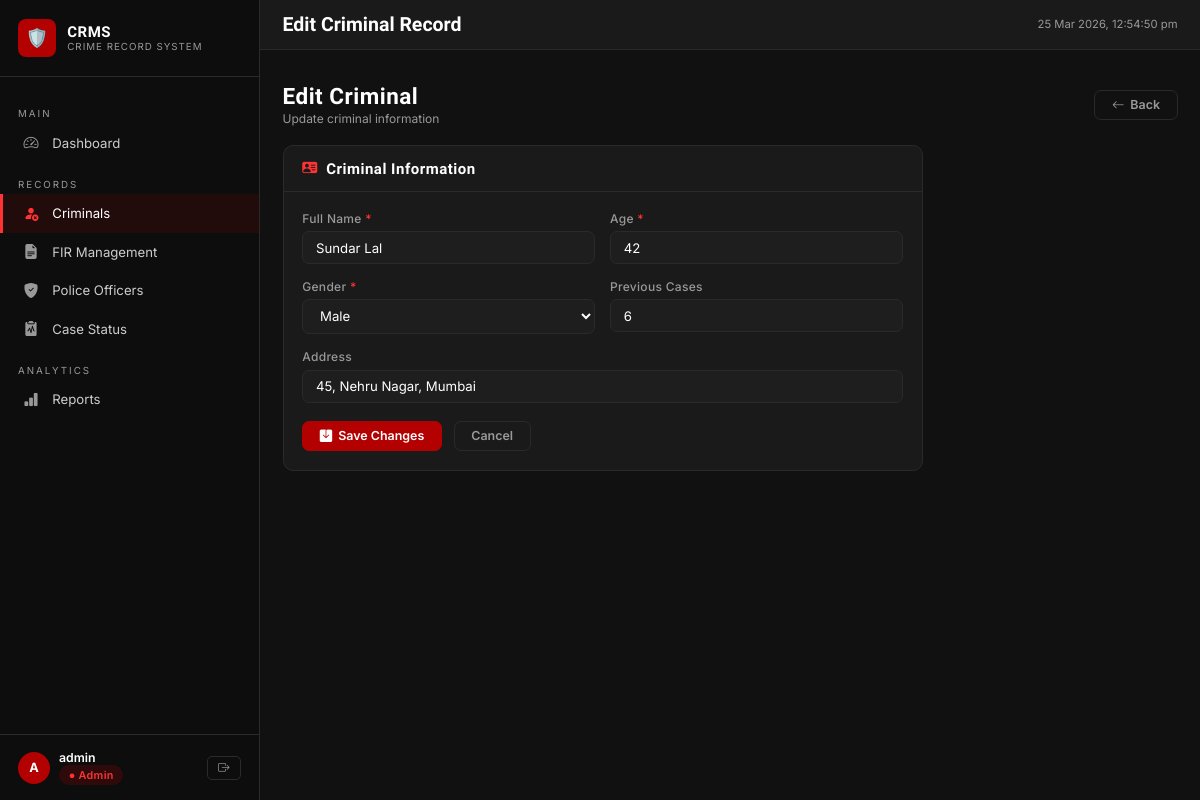
The page /criminals/2/edit (signed in) on the database its author committed.
### tables this page shows
CREATE TABLE criminal (
    criminal_id    INTEGER PRIMARY KEY AUTOINCREMENT,
    name           TEXT    NOT NULL,
    age            INTEGER NOT NULL CHECK(age > 0 AND age < 120),
    gender         TEXT    NOT NULL CHECK(gender IN ('Male','Female','Other')),
    address        TEXT,
    previous_cases INTEGER NOT NULL DEFAULT 0 CHECK(previous_cases >= 0),
    photo_url      TEXT,
    created_at     TEXT    NOT NULL DEFAULT (datetime('now')),
    updated_at     TEXT    NOT NULL DEFAULT (datetime('now'))
);

### app.py (the view, shortened to what this page needs)
@app.route('/criminals/<int:cid>/edit', methods=['GET', 'POST'])
@login_required
def criminal_edit(cid):
    criminal = query_db("SELECT * FROM criminal WHERE criminal_id=?", (cid,), one=True)
    if not criminal:
        flash('Criminal not found.', 'danger')
        return redirect(url_for('criminals_list'))
    return render_template('criminals/form.html', action='Edit', criminal=criminal)

### app.py (called while the page is built)
def get_db():
    db = getattr(g, '_database', None)
    if db is None:
        db = g._database = sqlite3.connect(DATABASE)
        db.row_factory = sqlite3.Row
        db.execute("PRAGMA foreign_keys = ON")
    return db

@app.teardown_appcontext
def close_connection(exception):
    db = getattr(g, '_database', None)
    if db is not None:
        db.close()

def query_db(sql, args=(), one=False):
    cur = get_db().execute(sql, args)
    rv  = cur.fetchall()
    cur.close()
    return (rv[0] if rv else None) if one else rv

def login_required(f):
    @wraps(f)
    def decorated(*args, **kwargs):
        if 'user_id' not in session:
            flash('Please log in to continue.', 'warning')
            return redirect(url_for('login'))
        return f(*args, **kwargs)
    return decorated

### templates/criminals/form.html (shortened to what this page needs)
{% extends 'base.html' %}
{% block topbar_title %}{{ action }} Criminal Record{% endblock %}
{% block content %}
<div class="page-header">
  <div>
    <h2 class="page-title">{{ action }} Criminal</h2>
    <p class="page-subtitle">{% if action == 'Add' %}Register a new criminal profile{% else %}Update criminal information{% endif %}</p>
  </div>
  <a href="{{ url_for('criminals_list') }}" class="btn btn-outline">
    <i class="bi bi-arrow-left"></i> Back
  </a>
</div>
<div style="max-width:640px">
  <div class="card">
    <div class="card-header">
      <h5><i class="bi bi-person-vcard-fill" style="color:var(--accent)"></i>&nbsp;
        Criminal Information
      </h5>
    </div>
    <div class="card-body">
      <form method="POST">
        <div class="grid grid-2">
          <div class="form-group">
            <label class="form-label">Full Name <span style="color:var(--accent)">*</span></label>
            <input type="text" name="name" class="form-control"
                   value="{{ criminal.name or '' }}" required placeholder="Enter full name"/>
          </div>
          <div class="form-group">
            <label class="form-label">Age <span style="color:var(--accent)">*</span></label>
            <input type="number" name="age" class="form-control" min="1" max="120"
                   value="{{ criminal.age or '' }}" required placeholder="Age"/>
          </div>
        </div>
        <div class="grid grid-2">
          <div class="form-group">
            <label class="form-label">Gender <span style="color:var(--accent)">*</span></label>
            <select name="gender" class="form-select" required>
              {% for g in ['Male','Female','Other'] %}
              <option value="{{ g }}"
                {% if criminal.gender == g %}selected{% endif %}>{{ g }}</option>
              {% endfor %}
            </select>
          </div>
          <div class="form-group">
            <label class="form-label">Previous Cases</label>
            <input type="number" name="previous_cases" class="form-control" min="0"
                   value="{{ criminal.previous_cases or 0 }}" placeholder="0"/>
          </div>
        </div>
        <div class="form-group">
          <label class="form-label">Address</label>
          <input type="text" name="address" class="form-control"
                 value="{{ criminal.address or '' }}" placeholder="Full address"/>
        </div>
        <div class="d-flex gap-2 mt-3">
          <button type="submit" class="btn btn-primary">
            <i class="bi bi-save-fill"></i>
            {% if action == 'Add' %}Add Criminal{% else %}Save Changes{% endif %}
          </button>
          <a href="{{ url_for('criminals_list') }}" class="btn btn-outline">Cancel</a>
        </div>
      </form>
    </div>
  </div>
</div>
{% endblock %}

### static/css/style.css (style rules this page uses)
:root { --bg-main: #111111; --bg-card: #1a1a1a; --bg-sidebar: #0d0d0d; --primary: #b30000; --primary-d: #8a0000; --accent: #ff3333; --text: #ffffff; --text-muted: #999999; --border: #2a2a2a; --success: #28a745; --warning: #ffc107; --info: #17a2b8; --danger: #dc3545; --input-bg: #1e1e1e; --hover-row: #1f1f1f; --sidebar-w: 260px; --transition: 0.2s ease; }
*, *::before, *::after { box-sizing: border-box; margin: 0; padding: 0; }
html { font-size: 15px; }
body { font-family: 'Inter', sans-serif; background: var(--bg-main); color: var(--text); min-height: 100vh; overflow-x: hidden; }
h1,h2,h3,h4,h5,h6 { font-family: 'Rajdhani', sans-serif; font-weight: 700; letter-spacing: .5px; }
a { color: var(--accent); text-decoration: none; transition: color var(--transition); }
.card { background: var(--bg-card); border: 1px solid var(--border); border-radius: 10px; overflow: hidden; }
.card-header { padding: .9rem 1.25rem; border-bottom: 1px solid var(--border); display: flex; align-items: center; justify-content: space-between; }
.card-header h5 { font-size: 1rem; margin: 0; }
.card-body { padding: 1.25rem; }
.form-group { margin-bottom: 1rem; }
.form-label { display: block; font-size: .8rem; color: var(--text-muted); margin-bottom: .35rem; font-weight: 500; letter-spacing: .3px; }
.form-control, .form-select { width: 100%; background: var(--input-bg); border: 1px solid var(--border); border-radius: 7px; color: var(--text); padding: .5rem .85rem; font-size: .88rem; transition: border-color var(--transition), box-shadow var(--transition); outline: none; font-family: 'Inter', sans-serif; }
.form-control::placeholder { color: #555; }
select.form-select option { background: #1e1e1e; }
.btn { display: inline-flex; align-items: center; gap: .4rem; padding: .45rem 1.1rem; border-radius: 7px; font-size: .83rem; font-weight: 600; cursor: pointer; border: 1px solid transparent; transition: all var(--transition); font-family: 'Inter', sans-serif; white-space: nowrap; text-decoration: none; }
.btn-primary { background: var(--primary); color: #fff; border-color: var(--primary); }
.btn-outline { background: transparent; color: var(--text-muted); border-color: var(--border); }
.page-header { display: flex; align-items: center; justify-content: space-between; margin-bottom: 1.25rem; flex-wrap: wrap; gap: .75rem; }
.page-title { font-size: 1.5rem; font-weight: 700; }
.page-subtitle { font-size: .8rem; color: var(--text-muted); margin-top: 2px; }
.grid { display: grid; gap: 1rem; }
.grid-2 { grid-template-columns: repeat(2, 1fr); }
.mt-3 { margin-top: 1.2rem; }
.d-flex { display: flex; }
.gap-2 { gap: .8rem; }

### rows shown on the page
criminal: name "Sundar Lal", age "42", gender "Male", previous_cases "6", address "45, Nehru Nagar, Mumbai"

### other values the page prints
{{ session.username[0]|upper }} "A"
{{ session.username }} "admin"
{{ action }} "Edit"
